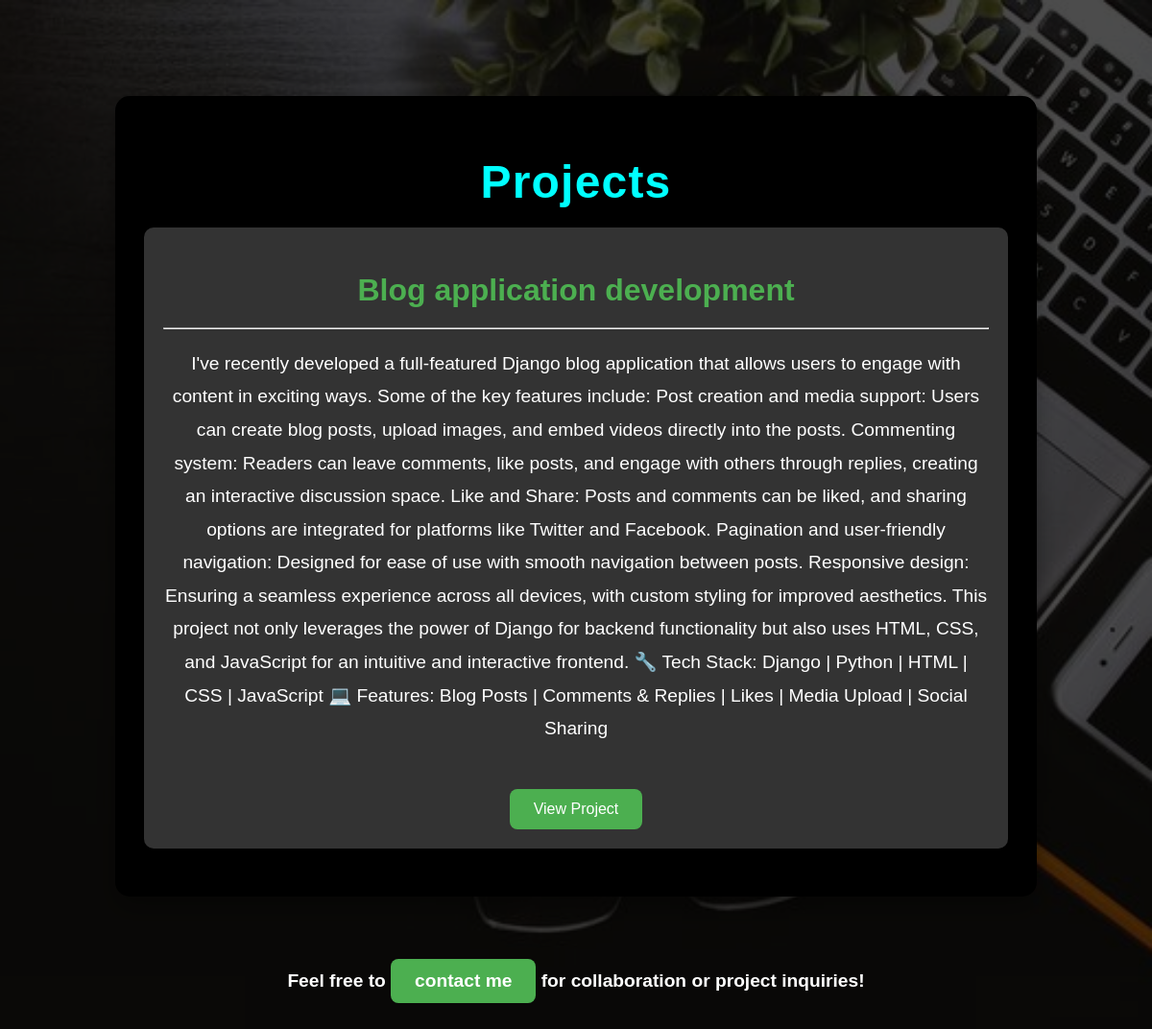
The page /portfolio/ on the database its author committed.
### portfolio/models.py (models this page shows, shortened)
class Project(models.Model):
    title = models.CharField(max_length=200)
    description = models.TextField()
    image = models.ImageField(upload_to='images/', blank=True, null=True)  # Optional image
    video = models.FileField(upload_to='videos/', blank=True, null=True)  # Optional video
    url = models.URLField(blank=True)

### portfolio/views.py (the view)
# urls.py: path('portfolio/', views.portfolio, name='portfolio'),
def portfolio(request):
    projects = Project.objects.all()
    return render(request, 'portfolio/portfolio.html', {'projects': projects})

### templates/portfolio/portfolio.html (shortened to what this page needs)
{% load static %}
<!DOCTYPE html>
<html lang="en">
<head>
</head>
<body>
<div class="overlay">
    <div class="container">
        <h1>Projects</h1>
        <ul>
            {% for project in projects %}
            <li>
                <h2>{{ project.title }}</h2><hr>
                <p>{{ project.description }}</p>
                {% if project.url %}
                    <a href="{{ project.url }}" target="_blank">View Project</a>
                {% endif %}
            </li>
            {% endfor %}
        </ul>
    </div>
    <h4 class="contact-text">Feel free to <a href="{% url 'contact' %}">contact me </a> for collaboration or project inquiries! </h4>
</div>
</body>
</html>

### templates/portfolio/portfolio.html (style rules this page uses)
body { font-family: 'Arial', sans-serif; background: url('/static/images/HD wallpaper_ Black work table with laptop, smartphone and glasses, computer.jpeg') no-repeat center center fixed; background-size: cover; margin: 0; padding: 0; color: #fff; }
.overlay { background-color: rgba(0, 0, 0, 0.7); padding: 50px 20px; min-height: 100vh; }
.container { max-width: 900px; margin: 50px auto; padding: 30px; background-color: black; border-radius: 15px; box-shadow: 0 12px 24px rgba(0, 0, 0, 0.3); text-align: center; transition: transform 0.3s ease, box-shadow 0.3s ease; }
h1 { font-size: 3rem; color: cyan; margin-bottom: 10px; letter-spacing: 1.2px; }
h2 { font-size: 2rem; color: #4CAF50; margin-bottom: 20px; }
p { font-size: 1.2rem; color: white; line-height: 1.8; margin-bottom: 30px; }
ul { list-style-type: none; padding: 0; }
li { background-color: #333; margin: 20px 0; padding: 20px; border-radius: 10px; box-shadow: 0 4px 12px rgba(0, 0, 0, 0.2); transition: transform 0.3s ease, box-shadow 0.3s ease; }
.contact-text { font-size: 1.2rem; color:white; margin-top: 20px; text-align: center; }
a { display: inline-block; margin-top: 15px; padding: 12px 25px; background-color: #4CAF50; color: #fff; text-decoration: none; border-radius: 8px; transition: background-color 0.3s ease; }

### rows shown on the page
Project: title "Blog application development", description "I've recently developed a full-featured Django blog application that allows users to engage with content in exciting ways. Some of the key features include: Post creation and media support: Users can create blog posts, upload images, and embed videos directly into the posts. Commenting system: Readers can leave comments, like posts, and engage with others through replies, creating an interactive discussion space. Like and Share: Posts and comments can be liked, and sharing options are integrated for platforms like Twitter and Facebook. Pagination and user-friendly navigation: Designed for ease of use with smooth navigation between posts. Responsive design: Ensuring a seamless experience…"
